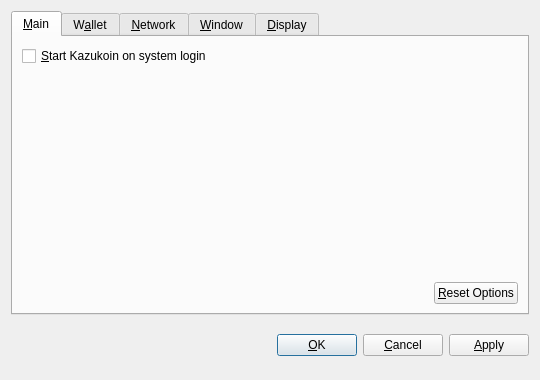
<?xml version="1.0" encoding="UTF-8"?>
<ui version="4.0">
 <class>OptionsDialog</class>
 <widget class="QDialog" name="OptionsDialog">
  <property name="geometry">
   <rect>
    <x>0</x>
    <y>0</y>
    <width>540</width>
    <height>380</height>
   </rect>
  </property>
  <property name="windowTitle">
   <string>Options</string>
  </property>
  <property name="modal">
   <bool>true</bool>
  </property>
  <layout class="QVBoxLayout" name="verticalLayout">
   <item>
    <widget class="QTabWidget" name="tabWidget">
     <property name="tabPosition">
      <enum>QTabWidget::North</enum>
     </property>
     <property name="currentIndex">
      <number>0</number>
     </property>
     <widget class="QWidget" name="tabMain">
      <attribute name="title">
       <string>&amp;Main</string>
      </attribute>
      <layout class="QVBoxLayout" name="verticalLayout_Main">
       <item>
        <widget class="QCheckBox" name="bitcoinAtStartup">
         <property name="toolTip">
          <string>Automatically start Kazukoin after logging in to the system.</string>
         </property>
         <property name="text">
          <string>&amp;Start Kazukoin on system login</string>
         </property>
        </widget>
       </item>
       <item>
        <spacer name="verticalSpacer_Main">
         <property name="orientation">
          <enum>Qt::Vertical</enum>
         </property>
         <property name="sizeHint" stdset="0">
          <size>
           <width>20</width>
           <height>40</height>
          </size>
         </property>
        </spacer>
       </item>
       <item>
        <layout class="QHBoxLayout" name="horizontalLayout_2_Main">
         <item>
          <spacer name="horizontalSpacer_2_Main">
           <property name="orientation">
            <enum>Qt::Horizontal</enum>
           </property>
           <property name="sizeHint" stdset="0">
            <size>
             <width>40</width>
             <height>20</height>
            </size>
           </property>
          </spacer>
         </item>
         <item>
          <widget class="QPushButton" name="resetButton">
           <property name="toolTip">
            <string>Reset all client options to default.</string>
           </property>
           <property name="text">
            <string>&amp;Reset Options</string>
           </property>
           <property name="autoDefault">
            <bool>false</bool>
           </property>
          </widget>
         </item>
        </layout>
       </item>
      </layout>
     </widget>
     <widget class="QWidget" name="tabWallet">
      <attribute name="title">
       <string>W&amp;allet</string>
      </attribute>
      <layout class="QVBoxLayout" name="verticalLayout_Network">
       <item>
        <widget class="QLabel" name="transactionFeeInfoLabel">
         <property name="text">
          <string>Optional transaction fee per kB that helps make sure your transactions are processed quickly. Most transactions are 1 kB.</string>
         </property>
         <property name="textFormat">
          <enum>Qt::PlainText</enum>
         </property>
         <property name="wordWrap">
          <bool>true</bool>
         </property>
        </widget>
       </item>
       <item>
        <layout class="QHBoxLayout" name="horizontalLayout_1_Main">
         <item>
          <widget class="QLabel" name="transactionFeeLabel">
           <property name="text">
            <string>Pay transaction &amp;fee</string>
           </property>
           <property name="textFormat">
            <enum>Qt::PlainText</enum>
           </property>
           <property name="buddy">
            <cstring>transactionFee</cstring>
           </property>
          </widget>
         </item>
         <item>
          <widget class="BitcoinAmountField" name="transactionFee"/>
         </item>
         <item>
          <spacer name="horizontalSpacer_1_Main">
           <property name="orientation">
            <enum>Qt::Horizontal</enum>
           </property>
           <property name="sizeHint" stdset="0">
            <size>
             <width>40</width>
             <height>20</height>
            </size>
           </property>
          </spacer>
         </item>
        </layout>
       </item>
       <item>
        <widget class="QLabel" name="label">
         <property name="text">
          <string>If you disable the spending of unconfirmed change, the change from a transaction cannot be used until that transaction has at least one confirmation. This also affects how your balance is computed.</string>
         </property>
         <property name="wordWrap">
          <bool>true</bool>
         </property>
        </widget>
       </item>
       <item>
        <widget class="QCheckBox" name="spendZeroConfChange">
         <property name="text">
          <string>Spend unconfirmed change  (experts only)</string>
         </property>
        </widget>
       </item>
       <item>
        <spacer name="verticalSpacer">
         <property name="orientation">
          <enum>Qt::Vertical</enum>
         </property>
         <property name="sizeHint" stdset="0">
          <size>
           <width>20</width>
           <height>40</height>
          </size>
         </property>
        </spacer>
       </item>
      </layout>
     </widget>
     <widget class="QWidget" name="tabNetwork">
      <attribute name="title">
       <string>&amp;Network</string>
      </attribute>
      <layout class="QVBoxLayout" name="verticalLayout_Network">
       <item>
        <widget class="QCheckBox" name="mapPortUpnp">
         <property name="toolTip">
          <string>Automatically open the Kazukoin client port on the router. This only works when your router supports UPnP and it is enabled.</string>
         </property>
         <property name="text">
          <string>Map port using &amp;UPnP</string>
         </property>
        </widget>
       </item>
       <item>
        <widget class="QCheckBox" name="connectSocks">
         <property name="toolTip">
          <string>Connect to the Kazukoin network through a SOCKS proxy (e.g. when connecting through Tor).</string>
         </property>
         <property name="text">
          <string>&amp;Connect through SOCKS proxy:</string>
         </property>
        </widget>
       </item>
       <item>
        <layout class="QHBoxLayout" name="horizontalLayout_Network">
         <item>
          <widget class="QLabel" name="proxyIpLabel">
           <property name="text">
            <string>Proxy &amp;IP:</string>
           </property>
           <property name="textFormat">
            <enum>Qt::PlainText</enum>
           </property>
           <property name="buddy">
            <cstring>proxyIp</cstring>
           </property>
          </widget>
         </item>
         <item>
          <widget class="QValidatedLineEdit" name="proxyIp">
           <property name="maximumSize">
            <size>
             <width>140</width>
             <height>16777215</height>
            </size>
           </property>
           <property name="toolTip">
            <string>IP address of the proxy (e.g. 127.0.0.1)</string>
           </property>
          </widget>
         </item>
         <item>
          <widget class="QLabel" name="proxyPortLabel">
           <property name="text">
            <string>&amp;Port:</string>
           </property>
           <property name="textFormat">
            <enum>Qt::PlainText</enum>
           </property>
           <property name="buddy">
            <cstring>proxyPort</cstring>
           </property>
          </widget>
         </item>
         <item>
          <widget class="QLineEdit" name="proxyPort">
           <property name="maximumSize">
            <size>
             <width>55</width>
             <height>16777215</height>
            </size>
           </property>
           <property name="toolTip">
            <string>Port of the proxy (e.g. 9050)</string>
           </property>
          </widget>
         </item>
         <item>
          <widget class="QLabel" name="socksVersionLabel">
           <property name="text">
            <string>SOCKS &amp;Version:</string>
           </property>
           <property name="textFormat">
            <enum>Qt::PlainText</enum>
           </property>
           <property name="buddy">
            <cstring>socksVersion</cstring>
           </property>
          </widget>
         </item>
         <item>
          <widget class="QValueComboBox" name="socksVersion">
           <property name="toolTip">
            <string>SOCKS version of the proxy (e.g. 5)</string>
           </property>
          </widget>
         </item>
         <item>
          <spacer name="horizontalSpacer_Network">
           <property name="orientation">
            <enum>Qt::Horizontal</enum>
           </property>
           <property name="sizeHint" stdset="0">
            <size>
             <width>40</width>
             <height>20</height>
            </size>
           </property>
          </spacer>
         </item>
        </layout>
       </item>
       <item>
        <spacer name="verticalSpacer_Network">
         <property name="orientation">
          <enum>Qt::Vertical</enum>
         </property>
         <property name="sizeHint" stdset="0">
          <size>
           <width>20</width>
           <height>40</height>
          </size>
         </property>
        </spacer>
       </item>
      </layout>
     </widget>
     <widget class="QWidget" name="tabWindow">
      <attribute name="title">
       <string>&amp;Window</string>
      </attribute>
      <layout class="QVBoxLayout" name="verticalLayout_Window">
       <item>
        <widget class="QCheckBox" name="minimizeToTray">
         <property name="toolTip">
          <string>Show only a tray icon after minimizing the window.</string>
         </property>
         <property name="text">
          <string>&amp;Minimize to the tray instead of the taskbar</string>
         </property>
        </widget>
       </item>
       <item>
        <widget class="QCheckBox" name="minimizeOnClose">
         <property name="toolTip">
          <string>Minimize instead of exit the application when the window is closed. When this option is enabled, the application will be closed only after selecting Quit in the menu.</string>
         </property>
         <property name="text">
          <string>M&amp;inimize on close</string>
         </property>
        </widget>
       </item>
       <item>
        <spacer name="verticalSpacer_Window">
         <property name="orientation">
          <enum>Qt::Vertical</enum>
         </property>
         <property name="sizeHint" stdset="0">
          <size>
           <width>20</width>
           <height>40</height>
          </size>
         </property>
        </spacer>
       </item>
      </layout>
     </widget>
     <widget class="QWidget" name="tabDisplay">
      <attribute name="title">
       <string>&amp;Display</string>
      </attribute>
      <layout class="QVBoxLayout" name="verticalLayout_Display">
       <item>
        <layout class="QHBoxLayout" name="horizontalLayout_1_Display">
         <item>
          <widget class="QLabel" name="langLabel">
           <property name="text">
            <string>User Interface &amp;language:</string>
           </property>
           <property name="textFormat">
            <enum>Qt::PlainText</enum>
           </property>
           <property name="buddy">
            <cstring>lang</cstring>
           </property>
          </widget>
         </item>
         <item>
          <widget class="QValueComboBox" name="lang">
           <property name="toolTip">
            <string>The user interface language can be set here. This setting will take effect after restarting Kazukoin.</string>
           </property>
          </widget>
         </item>
        </layout>
       </item>
       <item>
        <layout class="QHBoxLayout" name="horizontalLayout_2_Display">
         <item>
          <widget class="QLabel" name="unitLabel">
           <property name="text">
            <string>&amp;Unit to show amounts in:</string>
           </property>
           <property name="textFormat">
            <enum>Qt::PlainText</enum>
           </property>
           <property name="buddy">
            <cstring>unit</cstring>
           </property>
          </widget>
         </item>
         <item>
          <widget class="QValueComboBox" name="unit">
           <property name="toolTip">
            <string>Choose the default subdivision unit to show in the interface and when sending coins.</string>
           </property>
          </widget>
         </item>
        </layout>
       </item>
       <item>
        <widget class="QCheckBox" name="displayAddresses">
         <property name="toolTip">
          <string>Whether to show Kazukoin addresses in the transaction list or not.</string>
         </property>
         <property name="text">
          <string>&amp;Display addresses in transaction list</string>
         </property>
        </widget>
       </item>
       <item>
        <widget class="QCheckBox" name="coinControlFeatures">
         <property name="toolTip">
          <string>Whether to show coin control features or not.</string>
         </property>
         <property name="text">
          <string>Display coin &amp;control features (experts only!)</string>
         </property>
        </widget>
       </item>
       <item>
        <spacer name="verticalSpacer_Display">
         <property name="orientation">
          <enum>Qt::Vertical</enum>
         </property>
         <property name="sizeHint" stdset="0">
          <size>
           <width>20</width>
           <height>40</height>
          </size>
         </property>
        </spacer>
       </item>
      </layout>
     </widget>
    </widget>
   </item>
   <item>
    <layout class="QHBoxLayout" name="horizontalLayout_Buttons">
     <item>
      <spacer name="horizontalSpacer_1">
       <property name="orientation">
        <enum>Qt::Horizontal</enum>
       </property>
       <property name="sizeHint" stdset="0">
        <size>
         <width>40</width>
         <height>48</height>
        </size>
       </property>
      </spacer>
     </item>
     <item>
      <widget class="QLabel" name="statusLabel">
       <property name="font">
        <font>
         <weight>75</weight>
         <bold>true</bold>
        </font>
       </property>
       <property name="text">
        <string/>
       </property>
       <property name="textFormat">
        <enum>Qt::PlainText</enum>
       </property>
       <property name="wordWrap">
        <bool>true</bool>
       </property>
      </widget>
     </item>
     <item>
      <spacer name="horizontalSpacer_2">
       <property name="orientation">
        <enum>Qt::Horizontal</enum>
       </property>
       <property name="sizeHint" stdset="0">
        <size>
         <width>40</width>
         <height>48</height>
        </size>
       </property>
      </spacer>
     </item>
     <item>
      <widget class="QPushButton" name="okButton">
       <property name="text">
        <string>&amp;OK</string>
       </property>
      </widget>
     </item>
     <item>
      <widget class="QPushButton" name="cancelButton">
       <property name="text">
        <string>&amp;Cancel</string>
       </property>
       <property name="autoDefault">
        <bool>false</bool>
       </property>
      </widget>
     </item>
     <item>
      <widget class="QPushButton" name="applyButton">
       <property name="text">
        <string>&amp;Apply</string>
       </property>
       <property name="autoDefault">
        <bool>false</bool>
       </property>
      </widget>
     </item>
    </layout>
   </item>
  </layout>
 </widget>
 <customwidgets>
  <customwidget>
   <class>BitcoinAmountField</class>
   <extends>QSpinBox</extends>
   <header>bitcoinamountfield.h</header>
  </customwidget>
  <customwidget>
   <class>QValueComboBox</class>
   <extends>QComboBox</extends>
   <header>qvaluecombobox.h</header>
  </customwidget>
  <customwidget>
   <class>QValidatedLineEdit</class>
   <extends>QLineEdit</extends>
   <header>qvalidatedlineedit.h</header>
  </customwidget>
 </customwidgets>
 <resources/>
 <connections/>
</ui>
